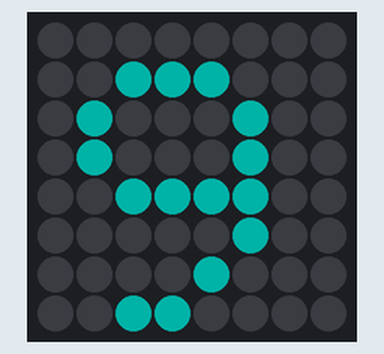
The program below on a simulated Raspberry Pi (BCM pin numbers) with a Sense HAT. On the bench: the Sense HAT's 8×8 RGB LED matrix. Dim RGB values are drawn brighter than linear. At 10.0 s the program stops and its outputs stay as they are.

Above: at 1.1 s.
At 2.1 s:
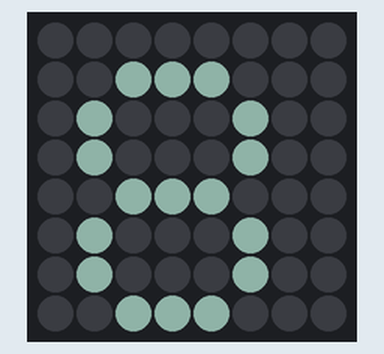
At 3.1 s:
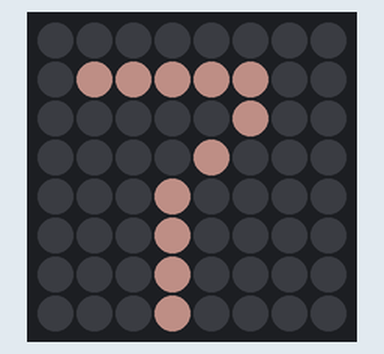
At 5.1 s:
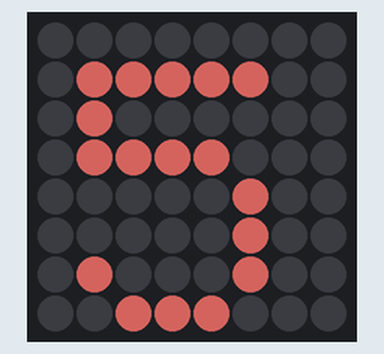
At 7.1 s:
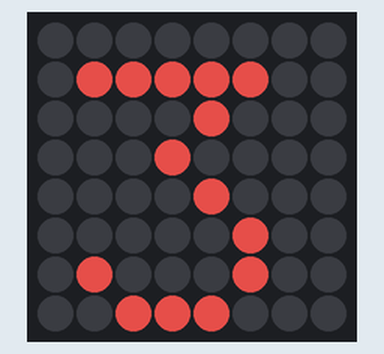
At 10.1 s:
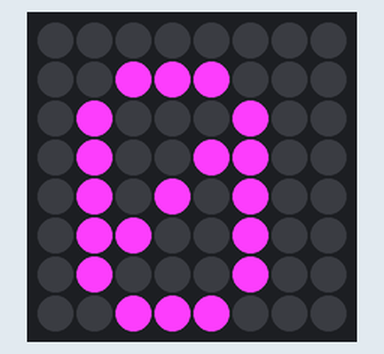

Measured:
- what the display in image 0 shows lasts 1.0 s, from 1.0 s to 2.0 s

The program:

text_countdown.py
```python
from sense_emu import SenseHat
from time import sleep

sense_emulator = SenseHat()


RGB : list = [5, 60, 60]

for i in range (9, -1, -1):
    sleep(1)
    if i == 0:
        RGB[0] = 255
        RGB[2] = 255
    else:
        RGB[0] += 25
    sense_emulator.show_letter(f'{i}', RGB)

   
```
